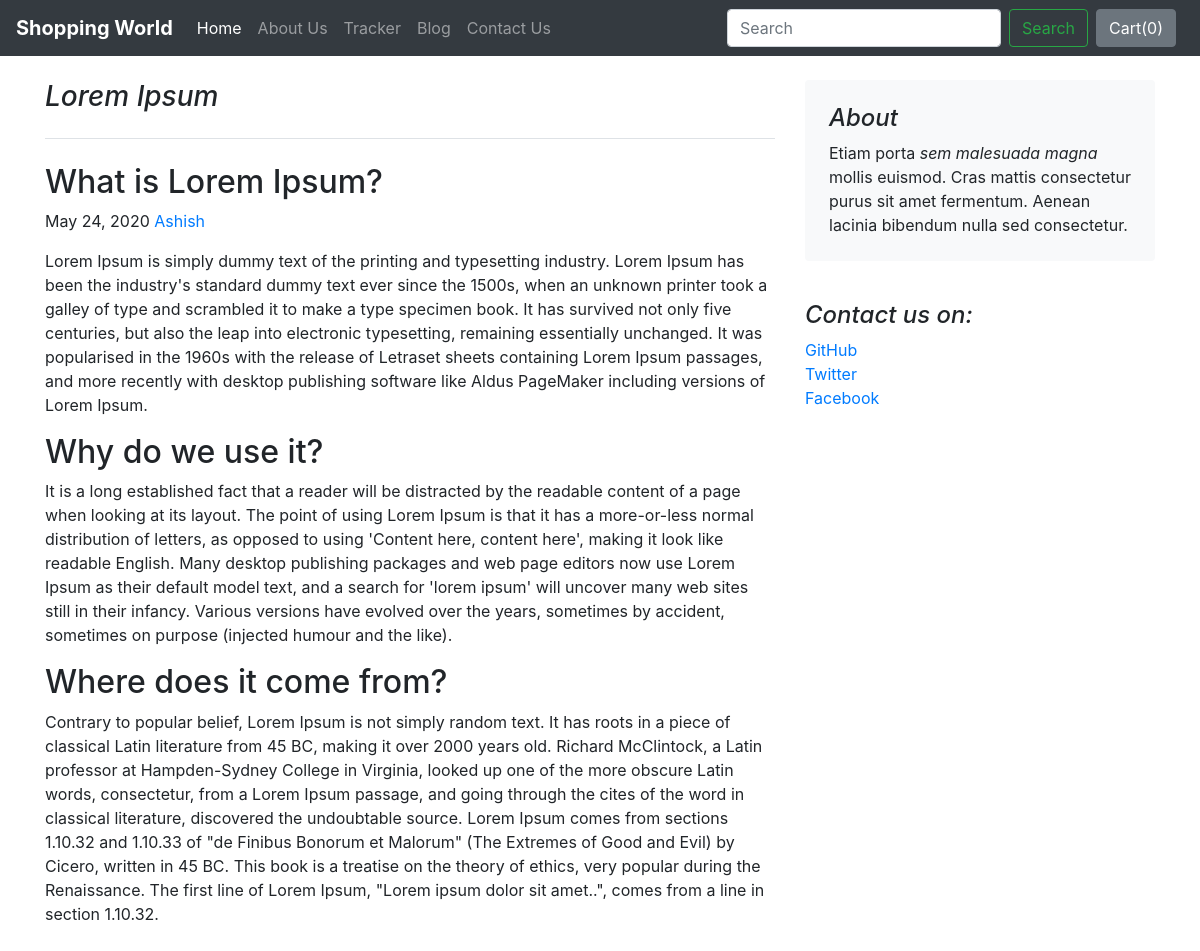
The page /blog/blogpost/1 on the database its author committed.
### blog/models.py (models this page shows, shortened)
class Blogpost(models.Model):
    post_id = models.AutoField(primary_key=True)
    title = models.CharField(max_length=500)
    heading0 = models.CharField(max_length=500, default="")
    cheading0 = models.CharField(max_length=5000, default="")
    heading1 = models.CharField(max_length=500, default="")
    cheading1 = models.CharField(max_length=5000, default="")
    heading2 = models.CharField(max_length=500, default="")
    cheading2 = models.CharField(max_length=5000, default="")
    pub_date = models.DateField()
    author = models.CharField(max_length=500, default="")
    image = models.ImageField(upload_to="shop/images", default="")

### blog/views.py (the view)
# urls.py: path("blogpost/<int:id>", views.blogpost, name="blogPost")
def blogpost(request, id):
    post = Blogpost.objects.filter(post_id=id)[0]
    return render(request, 'blog/blogpost.html',{'post':post})

### blog/templates/blog/blogpost.html (shortened to what this page needs)
{% extends 'blog/basic.html' %}
{% block body %}
<div class="container">
<div class="row my-4">
    <div class="col-md-8 blog-main">
      <h3 class="pb-4 mb-4 font-italic border-bottom">
       {{post.title}}
      </h3>
      <div class="blog-post">
        <h2 class="blog-post-title">{{post.heading0}}</h2>
        <p class="blog-post-meta">{{post.pub_date}} <a href="#">{{post.author}}</a></p>
        <p>{{post.cheading0}}</p>
        <h2>{{post.heading1}}</h2>
        <p>{{post.cheading1}}</p>
        <h2>{{post.heading2}}</h2>
        <p>{{post.cheading2}}</p>
      </div>
    </div>
    <aside class="col-md-4 blog-sidebar">
      <div class="p-4 mb-3 bg-light rounded">
        <h4 class="font-italic">About</h4>
        <p class="mb-0">Etiam porta <em>sem malesuada magna</em> mollis euismod. Cras mattis consectetur purus sit amet fermentum. Aenean lacinia bibendum nulla sed consectetur.</p>
      </div>
      <br>
      <div>
        <h4 class="font-italic">Contact us on:</h4>
        <ol class="list-unstyled">
          <li><a href="#">GitHub</a></li>
          <li><a href="#">Twitter</a></li>
          <li><a href="#">Facebook</a></li>
        </ol>
      </div>
    </aside>
  </div>
</div>
{% endblock %}

### rows shown on the page
Blogpost: title "Lorem Ipsum", heading0 "What is Lorem Ipsum?", pub_date "May 24, 2020", author "Ashish", cheading0 "Lorem Ipsum is simply dummy text of the printing and typesetting industry. Lorem Ipsum has been the industry's standard dummy text ever since the 1500s, when an unknown printer took a galley of type and scrambled it to make a type specimen book. It has survived not only five centuries, but also the leap into electronic typesetting, remaining essentially unchanged. It was popularised in the 1960s with the release of Letraset sheets containing Lorem Ipsum passages, and more recently with desktop publishing software like Aldus PageMaker including versions of Lorem Ipsum.", heading1 "Why do we use it?", cheading1 "It is a long established fact that a reader will be distracted by the readable content of a page when looking at its layout. The point of using Lorem Ipsum is that it has a more-or-less normal distribution of letters, as opposed to using 'Content here, content here', making it look like readable English. Many desktop publishing packages and web page editors now use Lorem Ipsum as their default model text, and a search for 'lorem ipsum' will uncover many web sites still in their infancy. Various versions have evolved over the years, sometimes by accident, sometimes on purpose (injected humour and the like).", heading2 "Where does it come from?", cheading2 "Contrary to popular belief, Lorem Ipsum is not simply random text. It has roots in a piece of classical Latin literature from 45 BC, making it over 2000 years old. Richard McClintock, a Latin professor at Hampden-Sydney College in Virginia, looked up one of the more obscure Latin words, consectetur, from a Lorem Ipsum passage, and going through the cites of the word in classical literature, discovered the undoubtable source. Lorem Ipsum comes from sections 1.10.32 and 1.10.33 of \"de Finibus Bonorum et Malorum\" (The Extremes of Good and Evil) by Cicero, written in 45 BC. This book is a treatise on the theory of ethics, very popular during the Renaissance. The first line of Lorem Ipsum,…"
